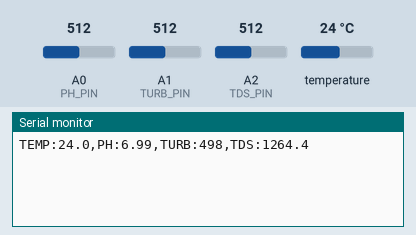
Bench run of a sketch on a simulated Arduino Uno, built with avr-gcc and run on an emulated ATmega328P. Shown: the last lines printed to the serial monitor. Inputs (shaded band) come from the test bench; at power-on: temperature 24 °C, A0 (PH_PIN) = 512, A1 (TURB_PIN) = 512, A2 (TDS_PIN) = 512.

Above: at 3.2 s.
3.3 s: temperature set to 12 °C
At 4.2 s:
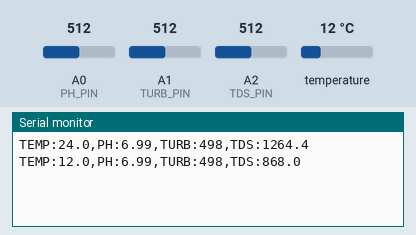
4.8 s: A0 (PH_PIN) set to 716
At 5.6 s:
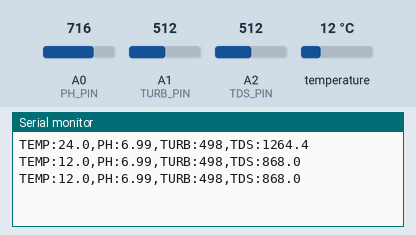
6.3 s: A1 (TURB_PIN) set to 716
At 7.6 s:
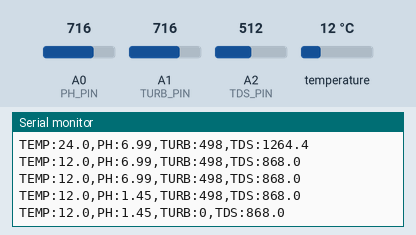
7.8 s: A2 (TDS_PIN) set to 716
At 8.4 s:
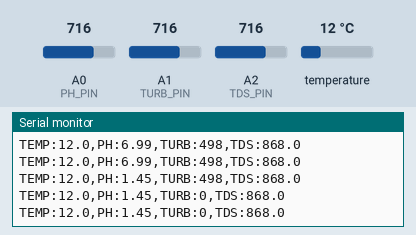
9.3 s: temperature set to 19 °C
At 10.6 s:
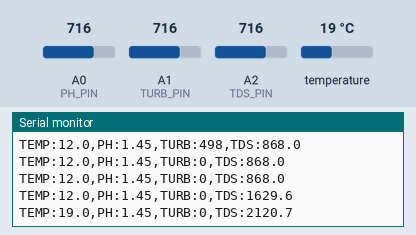
10.8 s: A0 (PH_PIN) set to 992
At 11.6 s:
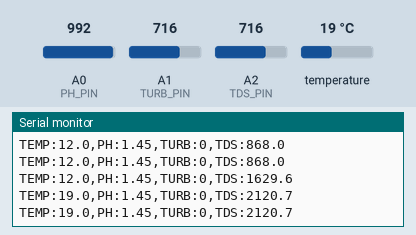
Timing chart, 0 to 13.3 s (numbered marks = the images above; inputs shaded):
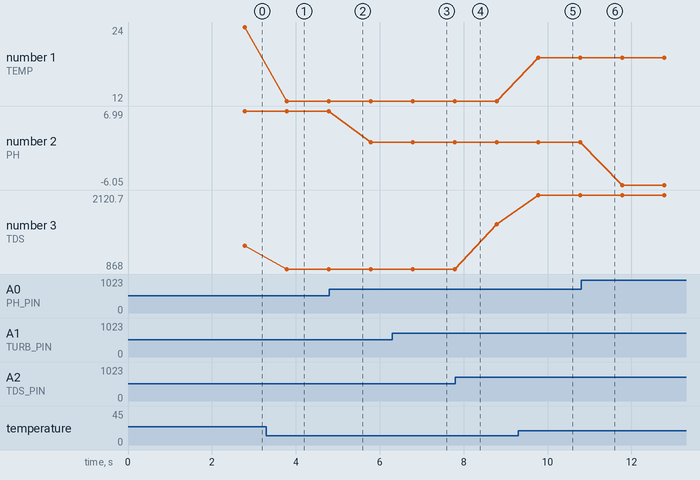

The sketch:

Sensores.ino
```cpp
 #include <OneWire.h>
#include <DallasTemperature.h>

// Pines
#define TDS_PIN A2
#define TURB_PIN A1
#define PH_PIN A0
#define TEMP_PIN 2

// Objeto DS18B20
OneWire oneWire(TEMP_PIN);
DallasTemperature tempSensor(&oneWire);

// Configuración TDS
#define TDS_SAMPLES 30
int tdsBuffer[TDS_SAMPLES];
int tdsIndex = 0;
unsigned long lastTdsTime = 0;

// Constantes de calibración (¡Ajustar!)
#define PH_NEUTRAL_VOLT 2.5    // Voltaje a pH 7.0
#define PH_SLOPE 0.18          // Pendiente del sensor
#define TURB_CLEAR_VOLT 4.1    // Voltaje en agua limpia

void setup() {
  Serial.begin(9600);
  delay(2000);
  tempSensor.begin();

  // Inicializar buffer TDS
  for(int i=0; i<TDS_SAMPLES; i++) {
    tdsBuffer[i] = analogRead(TDS_PIN);
  }
}

void loop() {
  // Muestreo NO BLOQUEANTE de TDS
  if(millis() - lastTdsTime >= 5) {  // 5ms entre muestras
    lastTdsTime = millis();
    tdsBuffer[tdsIndex] = analogRead(TDS_PIN);
    tdsIndex = (tdsIndex + 1) % TDS_SAMPLES;
  }

  // Enviar datos cada segundo (sincronizado)
  static unsigned long lastSend = 0;
  if(millis() - lastSend >= 1000) {
    lastSend = millis();

    // Leer temperatura
    tempSensor.requestTemperatures();
    float temp = tempSensor.getTempCByIndex(0);

    // Leer turbidez
    float turb = readTurbidity();

    // Leer pH (con mejor fórmula)
    float ph = readPH();

    // Calcular TDS
    float tds = calculateTDS(temp);

    // Mostrar resultados
    Serial.print("TEMP:"); Serial.print(temp, 1);
    Serial.print(",PH:"); Serial.print(ph, 2);
    Serial.print(",TURB:"); Serial.print(turb, 0);
    Serial.print(",TDS:"); Serial.println(tds, 1);
  }
}

float readTurbidity() {
  int raw = analogRead(TURB_PIN);
  float volt = raw * (5.0 / 1023.0);
  float NTU = 3000 - (volt * 1000); // Conversión aproximada


  return max(0.0, NTU);  // Evitar valores negativos
}

float readPH() {
  int raw = analogRead(PH_PIN);
  float volt = raw * (5.0 / 1023.0);
  return 7.0 + ((PH_NEUTRAL_VOLT - volt) / PH_SLOPE);
}

float calculateTDS(float temp) {
  // Calcular mediana
  int sorted[TDS_SAMPLES];
  memcpy(sorted, tdsBuffer, sizeof(tdsBuffer));

  // Ordenamiento optimizado
  for(int i=0; i<TDS_SAMPLES-1; i++) {
    for(int j=i+1; j<TDS_SAMPLES; j++) {
      if(sorted[i] > sorted[j]) {
        int temp = sorted[i];
        sorted[i] = sorted[j];
        sorted[j] = temp;
      }
    }
  }

  float medianVolt = sorted[TDS_SAMPLES/2] * (5.0 / 1024.0);
  float comp = 1.0 + 0.02 * (25.0 - temp);
  float compVolt = medianVolt / comp;

  return (133.42*pow(compVolt,3) - 255.86*sq(compVolt) + 857.39*compVolt) * 0.5;
}
/*// Pines ADC1 (ESP32 ADC)
const int pinTemp = 32;   // LM35 (0–1.5V)
const int pinPH   = 33;   // módulo pH con divisor
const int pinTurb = 34;   // turbidez con divisor
const int pinTDS  = 35;   // TDS con divisor

// Parámetros del ADC
const float VREF = 3.3;      // Voltaje referencia ESP32
const int ADC_RES = 4095;    // Resolución ADC 12 bits

// Función para leer promedio para estabilidad
int leerPromedio(int pin, int muestras = 10) {
  long suma = 0;
  for (int i = 0; i < muestras; i++) {
    suma += analogRead(pin);
    delay(5);
  }
  return suma / muestras;
}

void setup() {
  Serial.begin(115200);  // Cambiado a 115200 baudios
  delay(1000);
}

void loop() {
  int rawTemp = leerPromedio(pinTemp);
  int rawPH   = leerPromedio(pinPH);
  int rawTurb = leerPromedio(pinTurb);
  int rawTDS  = leerPromedio(pinTDS);

  float voltTemp = rawTemp * VREF / ADC_RES;
  float voltPH   = rawPH   * VREF / ADC_RES;
  float voltTurb = rawTurb * VREF / ADC_RES;
  float voltTDS  = rawTDS  * VREF / ADC_RES;

  // Calcular valores (ajustar calibración)
  float temperatura = voltTemp * 100.0;   // LM35: 10mV/°C
  float ph = 3.5 * voltPH;                 // Ejemplo, ajustar según sensor
  float ntu = 3000 - (voltTurb * 1000);   // Estimación turbidez inversa
  float tds = voltTDS * 500;               // ppm

  // Enviar datos por Serial en formato esperado
  Serial.print("TEMP:"); Serial.print(temperatura, 1);
  Serial.print(",PH:"); Serial.print(ph, 2);
  Serial.print(",TURB:"); Serial.print((int)ntu);
  Serial.print(",TDS:"); Serial.println((int)tds);

  delay(500); // Cada medio segundo
}


// P R U E B A  S I M U L A D A

unsigned long lastMillis = 0;
int contador = 0;

void setup() {
  Serial.begin(115200);
  delay(1000);
}

void loop() {
  unsigned long now = millis();
  if (now - lastMillis >= 500) { // enviar cada 500 ms
    lastMillis = now;

    // Simular datos variables con funciones sencillas
    float temperatura = 20.0 + 5.0 * sin(contador * 0.1);   // oscila entre 15 y 25°C
    float ph = 7.0 + 0.5 * cos(contador * 0.05);           // oscila entre 6.5 y 7.5
    int turbidez = 200 + (int)(50 * sin(contador * 0.2));  // oscila entre 150 y 250 NTU
    int tds = 300 + (int)(100 * cos(contador * 0.15));     // oscila entre 200 y 400 ppm

    Serial.print("TEMP:"); Serial.print(temperatura, 1);
    Serial.print(",PH:"); Serial.print(ph, 2);
    Serial.print(",TURB:"); Serial.print(turbidez);
    Serial.print(",TDS:"); Serial.println(tds);

    contador++;
  }
}
*/
```

Measured:
- after the input at 3.3 s, the serial monitor: prints a new line after 0.48 s (image 1)
- after the input at 6.3 s, the serial monitor: prints a new line after 0.48 s (image 3)
- after the input at 9.3 s, the serial monitor: prints a new line after 0.48 s (image 5)
- plotted number 1: 24 → 12 after the input at 3.3 s, 12 → 19 after the input at 9.3 s
- plotted number 2: 6.99 → 1.45 after the input at 4.8 s, 1.45 → -6.05 after the input at 10.8 s
- plotted number 3: 1264.4 → 868 after the input at 3.3 s, 868 → 1629.6 after the input at 7.8 s, 1629.6 → 2120.7 after the input at 9.3 s
